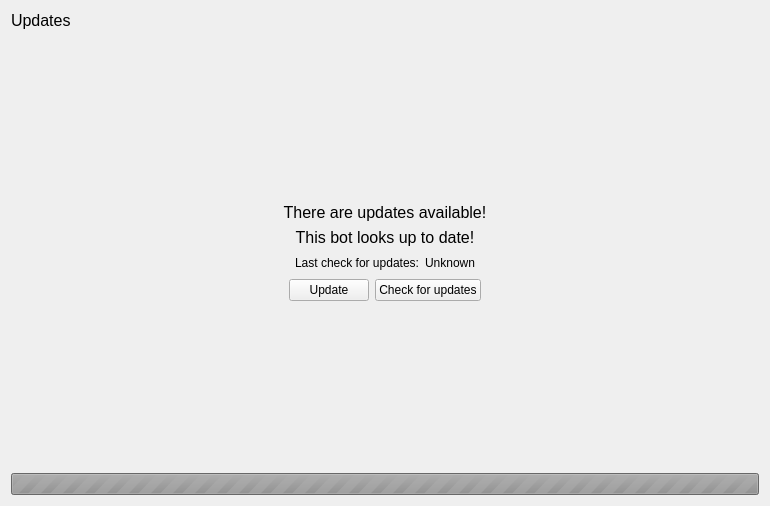
<?xml version="1.0" encoding="UTF-8"?>
<ui version="4.0">
 <class>BotUpdatesWidget</class>
 <widget class="QWidget" name="BotUpdatesWidget">
  <property name="geometry">
   <rect>
    <x>0</x>
    <y>0</y>
    <width>770</width>
    <height>506</height>
   </rect>
  </property>
  <property name="windowTitle">
   <string>Form</string>
  </property>
  <layout class="QVBoxLayout" name="verticalLayout">
   <item>
    <widget class="QLabel" name="label">
     <property name="text">
      <string>&lt;html&gt;&lt;head/&gt;&lt;body&gt;&lt;p&gt;&lt;span style=&quot; font-size:12pt;&quot;&gt;Updates&lt;/span&gt;&lt;/p&gt;&lt;/body&gt;&lt;/html&gt;</string>
     </property>
    </widget>
   </item>
   <item>
    <spacer name="verticalSpacer">
     <property name="orientation">
      <enum>Qt::Vertical</enum>
     </property>
     <property name="sizeHint" stdset="0">
      <size>
       <width>20</width>
       <height>40</height>
      </size>
     </property>
    </spacer>
   </item>
   <item>
    <widget class="QLabel" name="updates_available_label">
     <property name="text">
      <string>&lt;html&gt;&lt;head/&gt;&lt;body&gt;&lt;p&gt;&lt;span style=&quot; font-size:12pt;&quot;&gt;There are updates available!&lt;/span&gt;&lt;/p&gt;&lt;/body&gt;&lt;/html&gt;</string>
     </property>
     <property name="alignment">
      <set>Qt::AlignCenter</set>
     </property>
    </widget>
   </item>
   <item>
    <widget class="QLabel" name="up_to_date_label">
     <property name="text">
      <string>&lt;html&gt;&lt;head/&gt;&lt;body&gt;&lt;p&gt;&lt;span style=&quot; font-size:12pt;&quot;&gt;This bot looks up to date!&lt;/span&gt;&lt;/p&gt;&lt;/body&gt;&lt;/html&gt;</string>
     </property>
     <property name="alignment">
      <set>Qt::AlignCenter</set>
     </property>
    </widget>
   </item>
   <item>
    <layout class="QHBoxLayout" name="horizontalLayout_2">
     <item>
      <spacer name="horizontalSpacer_3">
       <property name="orientation">
        <enum>Qt::Horizontal</enum>
       </property>
       <property name="sizeHint" stdset="0">
        <size>
         <width>40</width>
         <height>20</height>
        </size>
       </property>
      </spacer>
     </item>
     <item>
      <widget class="QLabel" name="label_4">
       <property name="text">
        <string>Last check for updates:</string>
       </property>
      </widget>
     </item>
     <item>
      <widget class="QLabel" name="last_check_label">
       <property name="text">
        <string>Unknown</string>
       </property>
      </widget>
     </item>
     <item>
      <spacer name="horizontalSpacer_4">
       <property name="orientation">
        <enum>Qt::Horizontal</enum>
       </property>
       <property name="sizeHint" stdset="0">
        <size>
         <width>40</width>
         <height>20</height>
        </size>
       </property>
      </spacer>
     </item>
    </layout>
   </item>
   <item>
    <layout class="QHBoxLayout" name="horizontalLayout">
     <item>
      <spacer name="horizontalSpacer">
       <property name="orientation">
        <enum>Qt::Horizontal</enum>
       </property>
       <property name="sizeHint" stdset="0">
        <size>
         <width>40</width>
         <height>20</height>
        </size>
       </property>
      </spacer>
     </item>
     <item>
      <widget class="QPushButton" name="update_button">
       <property name="text">
        <string>Update</string>
       </property>
      </widget>
     </item>
     <item>
      <widget class="QPushButton" name="check_button">
       <property name="text">
        <string>Check for updates</string>
       </property>
      </widget>
     </item>
     <item>
      <spacer name="horizontalSpacer_2">
       <property name="orientation">
        <enum>Qt::Horizontal</enum>
       </property>
       <property name="sizeHint" stdset="0">
        <size>
         <width>40</width>
         <height>20</height>
        </size>
       </property>
      </spacer>
     </item>
    </layout>
   </item>
   <item>
    <spacer name="verticalSpacer_2">
     <property name="orientation">
      <enum>Qt::Vertical</enum>
     </property>
     <property name="sizeHint" stdset="0">
      <size>
       <width>20</width>
       <height>40</height>
      </size>
     </property>
    </spacer>
   </item>
   <item>
    <widget class="QProgressBar" name="progressBar">
     <property name="enabled">
      <bool>false</bool>
     </property>
     <property name="maximum">
      <number>0</number>
     </property>
     <property name="value">
      <number>-1</number>
     </property>
    </widget>
   </item>
  </layout>
 </widget>
 <resources/>
 <connections/>
</ui>
